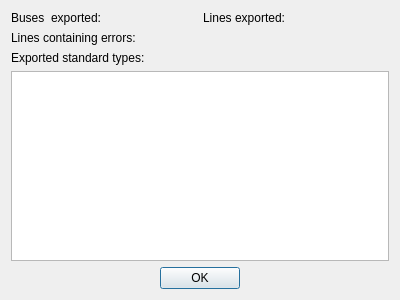
<?xml version="1.0" encoding="UTF-8"?>
<ui version="4.0">
 <class>exportSummaryDialog</class>
 <widget class="QDialog" name="exportSummaryDialog">
  <property name="geometry">
   <rect>
    <x>0</x>
    <y>0</y>
    <width>400</width>
    <height>300</height>
   </rect>
  </property>
  <property name="windowTitle">
   <string>Export to PandaPower - Summary</string>
  </property>
  <layout class="QVBoxLayout" name="verticalLayout">
   <item>
    <layout class="QHBoxLayout" name="exportAmounts">
     <item>
      <widget class="QLabel" name="exportedBus">
       <property name="text">
        <string>Buses  exported: </string>
       </property>
      </widget>
     </item>
     <item>
      <widget class="QLabel" name="exportedLines">
       <property name="toolTip">
        <string>&lt;html&gt;&lt;head/&gt;&lt;body&gt;&lt;p&gt;Lines exported: # (#*)&lt;/p&gt;&lt;p&gt;# - Amount of exported lines&lt;br/&gt;#* - Amount of exported lines using length_km calculated by QGis&lt;/p&gt;&lt;/body&gt;&lt;/html&gt;</string>
       </property>
       <property name="text">
        <string>Lines exported: </string>
       </property>
      </widget>
     </item>
    </layout>
   </item>
   <item>
    <layout class="QHBoxLayout" name="issueAmounts">
     <item>
      <widget class="QLabel" name="erroredLines">
       <property name="text">
        <string>Lines containing errors: </string>
       </property>
      </widget>
     </item>
    </layout>
   </item>
   <item>
    <widget class="QLabel" name="stdTypeLabel">
     <property name="text">
      <string>Exported standard types:</string>
     </property>
    </widget>
   </item>
   <item>
    <widget class="QListWidget" name="stdTypeList"/>
   </item>
   <item>
    <widget class="QDialogButtonBox" name="buttonBox">
     <property name="orientation">
      <enum>Qt::Horizontal</enum>
     </property>
     <property name="standardButtons">
      <set>QDialogButtonBox::Ok</set>
     </property>
     <property name="centerButtons">
      <bool>true</bool>
     </property>
    </widget>
   </item>
  </layout>
 </widget>
 <resources/>
 <connections>
  <connection>
   <sender>buttonBox</sender>
   <signal>accepted()</signal>
   <receiver>exportSummaryDialog</receiver>
   <slot>accept()</slot>
   <hints>
    <hint type="sourcelabel">
     <x>248</x>
     <y>254</y>
    </hint>
    <hint type="destinationlabel">
     <x>157</x>
     <y>274</y>
    </hint>
   </hints>
  </connection>
  <connection>
   <sender>buttonBox</sender>
   <signal>rejected()</signal>
   <receiver>exportSummaryDialog</receiver>
   <slot>reject()</slot>
   <hints>
    <hint type="sourcelabel">
     <x>316</x>
     <y>260</y>
    </hint>
    <hint type="destinationlabel">
     <x>286</x>
     <y>274</y>
    </hint>
   </hints>
  </connection>
 </connections>
</ui>
